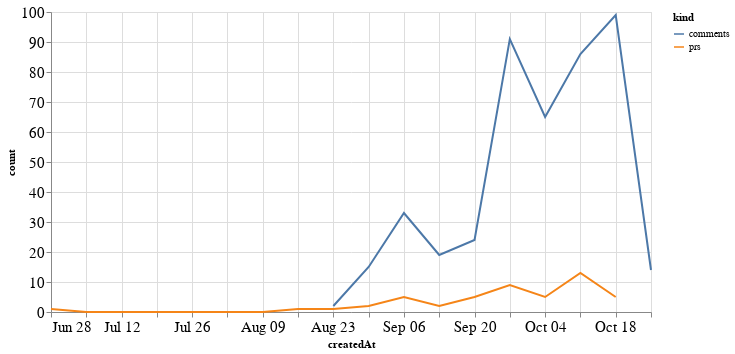

The code cell stored with this chart in its notebook:
### Code cell
alt.Chart(total_time, width=600).mark_line().encode(
    x='createdAt',
    y='count',
    color='kind'
)

### Figure 1 — Vega-Lite specification as saved in the notebook (floating-point values rounded to 4 significant figures)
{"config": {"axisLeft": {"labelFontSize": 15}, "axisBottom": {"labelFontSize": 15}}, "data": {"name": "data-ac099e8ec9fe65cb97d89f78a52106b2"}, "mark": "line", "encoding": {"color": {"type": "nominal", "field": "kind"}, "x": {"type": "temporal", "field": "createdAt"}, "y": {"type": "quantitative", "field": "count"}}, "width": 600, "$schema": "https://vega.github.io/schema/vega-lite/v4.8.1.json", "datasets": {"data-ac099e8ec9fe65cb97d89f78a52106b2": [{"createdAt": "2020-06-28T00:00:00", "kind": "prs", "count": 1.0}, {"createdAt": "2020-07-05T00:00:00", "kind": "prs", "count": 0.0}, {"createdAt": "2020-07-12T00:00:00", "kind": "prs", "count": 0.0}, {"createdAt": "2020-07-19T00:00:00", "kind": "prs", "count": 0.0}, {"createdAt": "2020-07-26T00:00:00", "kind": "prs", "count": 0.0}, {"createdAt": "2020-08-02T00:00:00", "kind": "prs", "count": 0.0}, {"createdAt": "2020-08-09T00:00:00", "kind": "prs", "count": 0.0}, {"createdAt": "2020-08-16T00:00:00", "kind": "prs", "count": 1.0}, {"createdAt": "2020-08-23T00:00:00", "kind": "prs", "count": 1.0}, {"createdAt": "2020-08-30T00:00:00", "kind": "prs", "count": 2.0}, {"createdAt": "2020-09-06T00:00:00", "kind": "prs", "count": 5.0}, {"createdAt": "2020-09-13T00:00:00", "kind": "prs", "count": 2.0}, {"createdAt": "2020-09-20T00:00:00", "kind": "prs", "count": 5.0}, {"createdAt": "2020-09-27T00:00:00", "kind": "prs", "count": 9.0}, {"createdAt": "2020-10-04T00:00:00", "kind": "prs", "count": 5.0}, {"createdAt": "2020-10-11T00:00:00", "kind": "prs", "count": 13.0}, {"createdAt": "2020-10-18T00:00:00", "kind": "prs", "count": 5.0}, {"createdAt": "2020-10-25T00:00:00", "kind": "prs", "count": null}, {"createdAt": "2020-06-28T00:00:00", "kind": "comments", "count": null}, {"createdAt": "2020-07-05T00:00:00", "kind": "comments", "count": null}, {"createdAt": "2020-07-12T00:00:00", "kind": "comments", "count": null}, {"createdAt": "2020-07-19T00:00:00", "kind": "comments", "count": null}, {"createdAt": "2020-07-26T00:00:00", "kind": "comments", "count": null}, {"createdAt": "2020-08-02T00:00:00", "kind": "comments", "count": null}, {"createdAt": "2020-08-09T00:00:00", "kind": "comments", "count": null}, {"createdAt": "2020-08-16T00:00:00", "kind": "comments", "count": null}, {"createdAt": "2020-08-23T00:00:00", "kind": "comments", "count": 2.0}, {"createdAt": "2020-08-30T00:00:00", "kind": "comments", "count": 15.0}, {"createdAt": "2020-09-06T00:00:00", "kind": "comments", "count": 33.0}, {"createdAt": "2020-09-13T00:00:00", "kind": "comments", "count": 19.0}, {"createdAt": "2020-09-20T00:00:00", "kind": "comments", "count": 24.0}, {"createdAt": "2020-09-27T00:00:00", "kind": "comments", "count": 91.0}, {"createdAt": "2020-10-04T00:00:00", "kind": "comments", "count": 65.0}, {"createdAt": "2020-10-11T00:00:00", "kind": "comments", "count": 86.0}, {"createdAt": "2020-10-18T00:00:00", "kind": "comments", "count": 99.0}, {"createdAt": "2020-10-25T00:00:00", "kind": "comments", "count": 14.0}]}}
